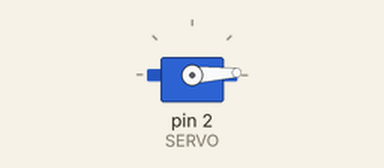
Simulated run of this sketch. Board: Arduino Uno, built with avr-gcc and run on an emulated ATmega328P. On the bench: servo.

Above: at 0.1 s.
At 9.1 s:
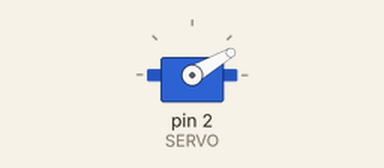
At 19.1 s:
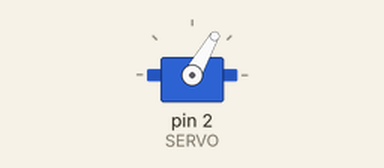
At 39.1 s:
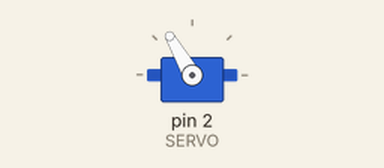
Timing chart, 0 to 40.0 s (numbered marks = the images above):
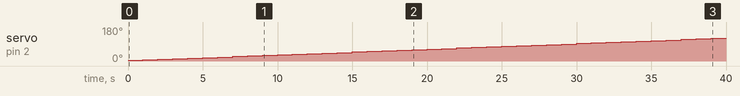

Measured:
- by itself, servo on pin 2 (SERVO): moves from 3° to 120° over 38.0 s

The sketch:

servo.ino
```cpp
#include <Servo.h>
#define SERVO 2
Servo servo;

void setup() {
    Serial.begin(9600);
    servo.attach(SERVO);
}

void loop() {
    int c = 1;

    // Часы:
    while (true) {
        if (c == 60)
            c = 1;

        servo.write(c*3);
        delay(1000);
        c++;
    }

}
```
